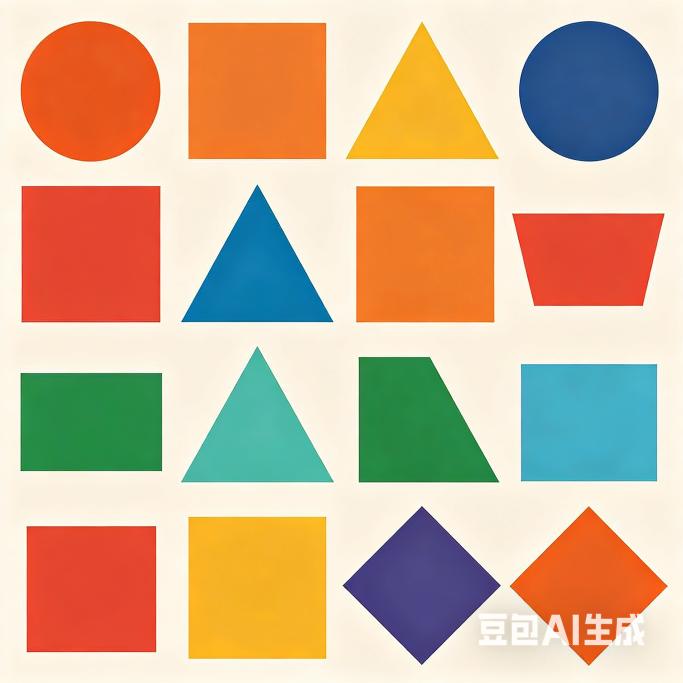
//> input picture imgs/321.png, 2048 x 2048 px (shown at 1/3 size)
$ ./Chapter7   (built with g++ and OpenCV 4)
//> lines starting //> are read from the running program, lines starting //| are printed output that depends on the picture; after the words box and inside, x2 and y2 are one past the last pixel; in counts of white or black regions, pixels touching at a corner belong together
#include <iostream>
#include <opencv2/opencv.hpp>

void getContours(cv::Mat img_Dilate, cv::Mat img){
    std::vector<std::vector<cv::Point>> contours;                                                       //向量容器
    std::vector<cv::Vec4i> hierarchy;
    cv::findContours(img_Dilate, contours, hierarchy, cv::RETR_EXTERNAL, cv::CHAIN_APPROX_SIMPLE);      //二值图中检索轮廓

    std::vector<std::vector<cv::Point>> conPoly(contours.size());
    std::vector<cv::Rect> boundRect(contours.size());

    for(int i = 0; i < contours.size(); i++){

        std::string objectType;

        int area = cv::contourArea(contours[i]);                                                        //计算包围面积
        std::cout << area << std::endl;                                                                 //显示包围面积大小
        if(area > 4000 && area < 8000){
            float peri = cv::arcLength(contours[i], true);                                              //计算轮廓周长
            cv::approxPolyDP(contours[i], conPoly[i], 0.02*peri, true);
            std::cout << conPoly.size() << std::endl;
            boundRect[i] = cv::boundingRect(conPoly[i]);

            int objCor = (int)conPoly[i].size();

            if(objCor == 3) objectType = "Tri";
            if(objCor == 4) {
                float aspRatio = (float)boundRect[i].width / boundRect[i].height;                       //长宽比判定正方形
                std::cout << aspRatio << std::endl;                                                     //打印长宽比
                if(aspRatio > 0.85 && aspRatio < 1.15) objectType = "Square";                           //识别正方形
                else objectType = "Rect";                                                               //识别矩形
            }
            if(objCor > 4) objectType = "Circle";

            cv::drawContours(img, contours, -1, cv::Scalar(0, 255, 0), 2);                              //绘制符合条件轮廓
            cv::rectangle(img, boundRect[i].tl(), boundRect[i].br(), cv::Scalar(0, 0, 255), 5);
            cv::putText(img, objectType, {boundRect[i].x + 5, boundRect[i].y + 15},cv::FONT_HERSHEY_PLAIN, 0.75, cv::Scalar(0, 69, 255), 1);

        }
    }
}
int main(){
    cv::Mat img, img_Gray, img_Blur, img_Canny, img_Dilate;
    img = cv::imread("/home/qtl/桌面/Visual Studio Code/imgs/321.png");
//> img is the input picture: 2048 rows x 2048 cols, CV_8UC3; mean B, G, R 152, 180.4, 207.2
    cv::resize(img, img, cv::Size(), 0.2, 0.2);
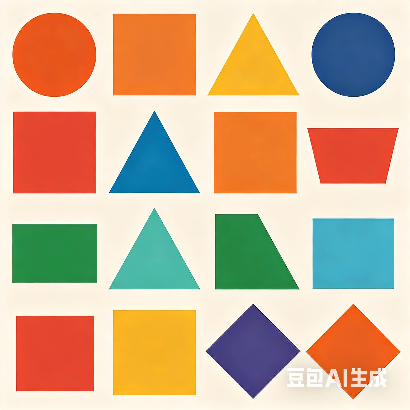
//> img: 410 rows x 410 cols, CV_8UC3; mean B, G, R 152.2, 180.6, 207.3

    cv::cvtColor(img, img_Gray, cv::COLOR_BGR2GRAY);
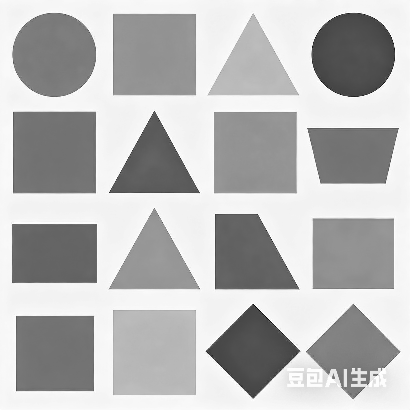
//> img_Gray: 410 rows x 410 cols, CV_8UC1; min 4, max 255, mean 185.4
    cv::GaussianBlur(img, img_Blur, cv::Size(1, 1), 0, 0);
    cv::Canny(img_Blur, img_Canny, 25, 75);
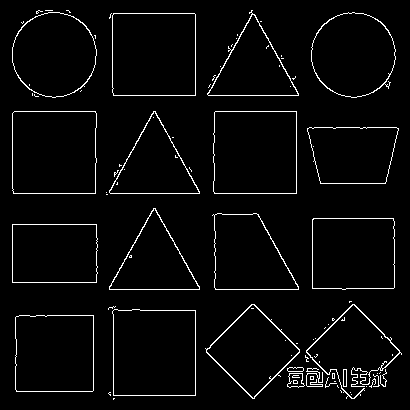
//> img_Canny: 410 rows x 410 cols, CV_8UC1; 3.5% white in thin lines or dots
    cv::Mat kernel = cv::getStructuringElement(cv::MORPH_RECT, cv::Size(3, 3));
    cv::dilate(img_Canny, img_Dilate, kernel);
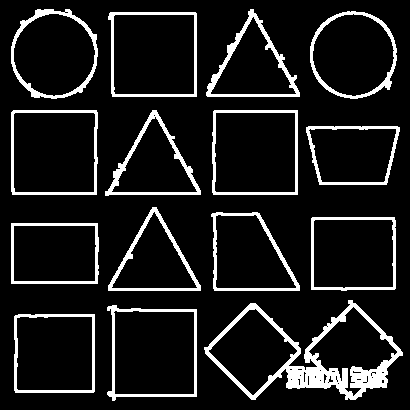
//> img_Dilate: 410 rows x 410 cols, CV_8UC1; 11% white; 15 white regions

    getContours(img_Dilate, img);
//> in getContours, `cv::findContours(img_Dilate, contours, hierarchy, cv::RETR_EXTERNAL, c..`: contours = 15 contours; largest, box (x1, y1, x2, y2) and area: (204, 300, 403, 400) 11155, (107, 305, 197, 401) 7394, (11, 110, 98, 195) 7160, (108, 12, 197, 97) 7154, (212, 110, 298, 195) 7094
//> in getContours, `std::vector<std::vector<cv::Point>> conPoly(contours.size());`: conPoly = 15 empty contours
//> the loop in getContours, `for(int i = 0; i < contours.size(); i++)` made 15 passes
//> (area, peri, objCor, aspRatio) on passes 1, 2, 4, 5, 6, 8, 9, 11, 12, 14: (6216, 315.3, 4, 1.03), (7394, 374.6, 4, 0.937), (5183, 294.5, 4, 1.43), (6049, 311.9, 4, 1.16), (5148, 309.8, 4, 1.14), (4686, 288.7, 4, 1.62), (7094, 337.9, 4, 1), (7159, 337.9, 4, 1.01), (7154, 341.1, 4, 1.04), (4347, 343.3, 4, 1.07)
//> (area, peri, objCor) on passes 7, 10, 13, 15: (4147, 298.5, 3), (4269, 329.3, 3), (5955, 302.2, 8), (6084, 314.9, 8)
//| 6216
//| 15
//| 1.02532
//| 7394
//> (the first 4 of 21 printed lines)
//> (output is shown up to pass 8 of 15)
//> pass 1, in getContours, `cv::putText(img, objectType, {boundRect[i].x + 5, boundRect[i].y + 15}..`:
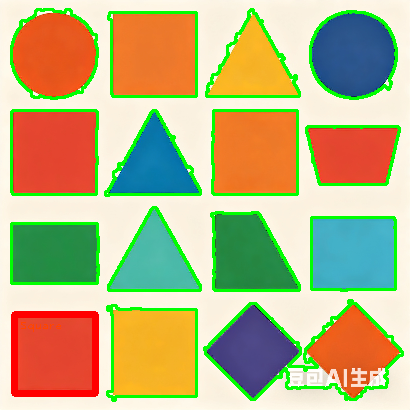
//> img: 410 rows x 410 cols, CV_8UC3; 10.44% of pixels changed, all inside (x1, y1, x2, y2) = (10, 8, 404, 402)
//> pass 2, in getContours, `cv::putText(img, objectType, {boundRect[i].x + 5, boundRect[i].y + 15}..`:
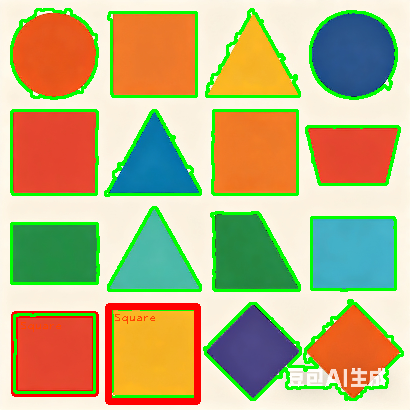
//> img: 410 rows x 410 cols, CV_8UC3; 2.14% of pixels changed, all inside (x1, y1, x2, y2) = (13, 303, 201, 405)
//> after the loop in getContours, `for(int i = 0; i < contours.size(); i++)`:
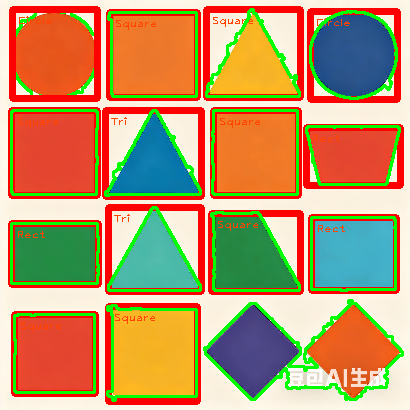
//> img: 410 rows x 410 cols, CV_8UC3; 13.01% of pixels changed, all inside (x1, y1, x2, y2) = (8, 6, 404, 402)

    cv::imshow("img", img);
    cv::imshow("img_Gray", img_Gray);
    cv::imshow("img_Blur", img_Blur);
    cv::imshow("img_Canny", img_Canny);
    cv::imshow("img_Dilate", img_Dilate);

    cv::waitKey(0);
    return 0;
}
